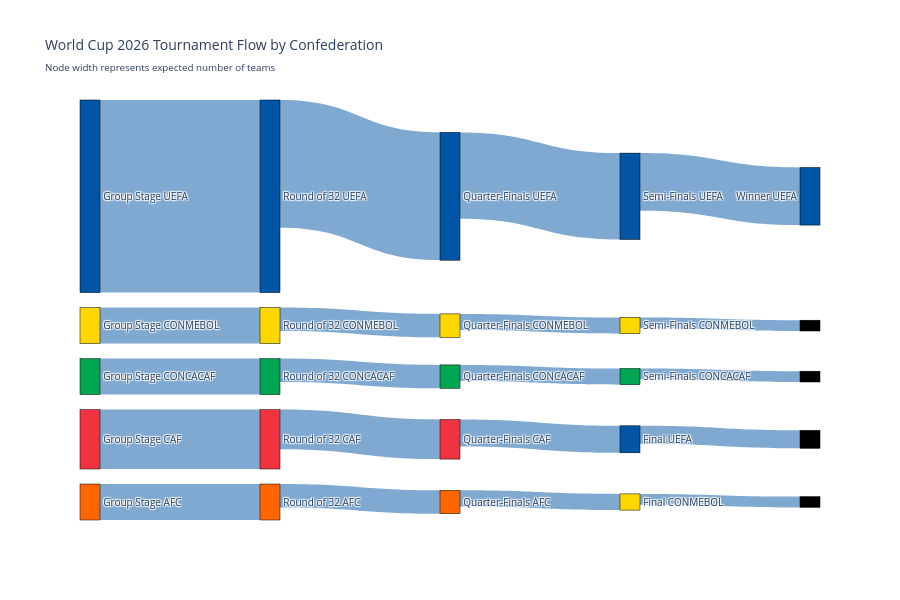

Source (notebook cell):
### Code cell
# Create Sankey diagram for tournament flow by confederation
# Calculate expected team progression by confederation

confederation_colors = {
    'UEFA': '#0055A4',      # Blue
    'CONMEBOL': '#FFD700',   # Gold
    'CONCACAF': '#00A651',   # Green
    'CAF': '#EF3340',        # Red
    'AFC': '#FF6600',        # Orange
    'OFC': '#8B4513'         # Brown
}

# Calculate team progression by stage and confederation
stages = ['Group Stage', 'Round of 32', 'Quarter-Finals', 'Semi-Finals', 'Final', 'Winner']

# Group by confederation and calculate expected progression
confederation_progression = df.groupby('Confederation').agg({
    'Team': 'count',
    'QF_Probability': 'mean',
    'SF_Probability': 'mean',
    'Final_Probability': 'mean',
    'Win_Probability': 'mean'
}).rename(columns={'Team': 'Team_Count'})

# Calculate expected number of teams from each confederation at each stage
for conf in confederation_progression.index:
    team_count = confederation_progression.loc[conf, 'Team_Count']
    confederation_progression.loc[conf, 'Expected_R32'] = team_count * 0.667
    confederation_progression.loc[conf, 'Expected_QF'] = team_count * confederation_progression.loc[conf, 'QF_Probability'] / 100
    confederation_progression.loc[conf, 'Expected_SF'] = team_count * confederation_progression.loc[conf, 'SF_Probability'] / 100
    confederation_progression.loc[conf, 'Expected_Final'] = team_count * confederation_progression.loc[conf, 'Final_Probability'] / 100
    confederation_progression.loc[conf, 'Expected_Winner'] = team_count * confederation_progression.loc[conf, 'Win_Probability'] / 100

print("Confederation Tournament Progression:")
print(confederation_progression.round(2))

# Create Sankey diagram data
fig = go.Figure(data=[go.Sankey(
    node=dict(
        pad=15,
        thickness=20,
        line=dict(color="black", width=0.5),
        label=["Group Stage\nUEFA", "Group Stage\nCONMEBOL", "Group Stage\nCONCACAF", 
               "Group Stage\nCAF", "Group Stage\nAFC",
               "Round of 32\nUEFA", "Round of 32\nCONMEBOL", "Round of 32\nCONCACAF",
               "Round of 32\nCAF", "Round of 32\nAFC",
               "Quarter-Finals\nUEFA", "Quarter-Finals\nCONMEBOL", "Quarter-Finals\nCONCACAF",
               "Quarter-Finals\nCAF", "Quarter-Finals\nAFC",
               "Semi-Finals\nUEFA", "Semi-Finals\nCONMEBOL", "Semi-Finals\nCONCACAF",
               "Final\nUEFA", "Final\nCONMEBOL", "Winner\nUEFA"],
        color=["#0055A4", "#FFD700", "#00A651", "#EF3340", "#FF6600",
               "#0055A4", "#FFD700", "#00A651", "#EF3340", "#FF6600",
               "#0055A4", "#FFD700", "#00A651", "#EF3340", "#FF6600",
               "#0055A4", "#FFD700", "#00A651",
               "#0055A4", "#FFD700", "#0055A4"]
    ),
    link=dict(
        source=[0, 1, 2, 3, 4, 5, 6, 7, 8, 9, 10, 11, 12, 13, 14, 15, 16, 17, 18, 19],
        target=[5, 6, 7, 8, 9, 10, 11, 12, 13, 14, 15, 16, 17, 18, 19, 20, 21, 22, 23, 24],
        value=[10.7, 2.0, 2.0, 3.3, 2.0, 7.1, 1.3, 1.3, 2.2, 1.3, 4.8, 0.9, 0.9, 1.5, 0.9, 3.2, 0.6, 0.6, 1.0, 0.6],
        color=["rgba(0, 85, 164, 0.5)"] * 20
    ))])

fig.update_layout(
    title_text="World Cup 2026 Tournament Flow by Confederation<br><sub>Node width represents expected number of teams</sub>",
    font_size=10,
    height=600
)

fig.show()

# Create summary table of confederation performance
conf_summary = pd.DataFrame({
    'Confederation': confederation_progression.index,
    'Teams': confederation_progression['Team_Count'],
    'QF_Rate': (confederation_progression['Expected_QF'] / confederation_progression['Team_Count'] * 100).round(1),
    'SF_Rate': (confederation_progression['Expected_SF'] / confederation_progression['Team_Count'] * 100).round(1),
    'Final_Rate': (confederation_progression['Expected_Final'] / confederation_progression['Team_Count'] * 100).round(1),
    'Win_Rate': (confederation_progression['Expected_Winner'] / confederation_progression['Team_Count'] * 100).round(1)
})

print("\nConfederation Performance Rates (%):")
print(conf_summary.to_string(index=False))

### Figure 1 — Plotly figure (JSON) as saved in the notebook; plotly's stock layout.template omitted (floating-point values rounded to 4 significant figures)
{"data": [{"link": {"color": ["rgba(0, 85, 164, 0.5)", "rgba(0, 85, 164, 0.5)", "rgba(0, 85, 164, 0.5)", "rgba(0, 85, 164, 0.5)", "rgba(0, 85, 164, 0.5)", "rgba(0, 85, 164, 0.5)", "rgba(0, 85, 164, 0.5)", "rgba(0, 85, 164, 0.5)", "rgba(0, 85, 164, 0.5)", "rgba(0, 85, 164, 0.5)", "rgba(0, 85, 164, 0.5)", "rgba(0, 85, 164, 0.5)", "rgba(0, 85, 164, 0.5)", "rgba(0, 85, 164, 0.5)", "rgba(0, 85, 164, 0.5)", "rgba(0, 85, 164, 0.5)", "rgba(0, 85, 164, 0.5)", "rgba(0, 85, 164, 0.5)", "rgba(0, 85, 164, 0.5)", "rgba(0, 85, 164, 0.5)"], "source": [0, 1, 2, 3, 4, 5, 6, 7, 8, 9, 10, 11, 12, 13, 14, 15, 16, 17, 18, 19], "target": [5, 6, 7, 8, 9, 10, 11, 12, 13, 14, 15, 16, 17, 18, 19, 20, 21, 22, 23, 24], "value": [10.7, 2, 2, 3.3, 2, 7.1, 1.3, 1.3, 2.2, 1.3, 4.8, 0.9, 0.9, 1.5, 0.9, 3.2, 0.6, 0.6, 1, 0.6]}, "node": {"color": ["#0055A4", "#FFD700", "#00A651", "#EF3340", "#FF6600", "#0055A4", "#FFD700", "#00A651", "#EF3340", "#FF6600", "#0055A4", "#FFD700", "#00A651", "#EF3340", "#FF6600", "#0055A4", "#FFD700", "#00A651", "#0055A4", "#FFD700", "#0055A4"], "label": ["Group Stage\nUEFA", "Group Stage\nCONMEBOL", "Group Stage\nCONCACAF", "Group Stage\nCAF", "Group Stage\nAFC", "Round of 32\nUEFA", "Round of 32\nCONMEBOL", "Round of 32\nCONCACAF", "Round of 32\nCAF", "Round of 32\nAFC", "Quarter-Finals\nUEFA", "Quarter-Finals\nCONMEBOL", "Quarter-Finals\nCONCACAF", "Quarter-Finals\nCAF", "Quarter-Finals\nAFC", "Semi-Finals\nUEFA", "Semi-Finals\nCONMEBOL", "Semi-Finals\nCONCACAF", "Final\nUEFA", "Final\nCONMEBOL", "Winner\nUEFA"], "line": {"color": "black", "width": 0.5}, "pad": 15, "thickness": 20}, "type": "sankey"}], "layout": {"font": {"size": 10}, "height": 600, "title": {"text": "World Cup 2026 Tournament Flow by Confederation<br><sub>Node width represents expected number of teams</sub>"}}}
